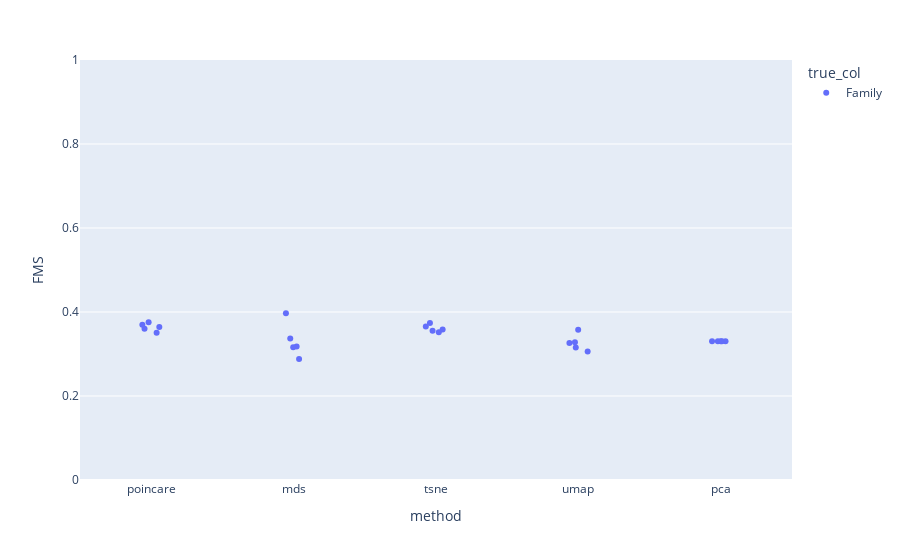

The notebook cell saved with this chart:
### Markdown cell above
### FMS

### Code cell
fig = px.strip(df_results_clust, x='method', y='FMS', color = "true_col")
fig.update_yaxes(range = [0,1])
fig.show()

# Need to add the original poincaré method

### Figure 1 — Plotly figure (JSON) as saved in the notebook; plotly's stock layout.template omitted (floating-point values rounded to 4 significant figures)
{"data": [{"alignmentgroup": "True", "boxpoints": "all", "fillcolor": "rgba(255,255,255,0)", "hoveron": "points", "hovertemplate": "true_col=Family<br>method=%{x}<br>FMS=%{y}<extra></extra>", "legendgroup": "Family", "line": {"color": "rgba(255,255,255,0)"}, "marker": {"color": "#636efa"}, "name": "Family", "offsetgroup": "Family", "orientation": "v", "pointpos": 0, "showlegend": true, "type": "box", "x": ["poincare", "mds", "tsne", "umap", "pca", "poincare", "mds", "tsne", "umap", "pca", "poincare", "mds", "tsne", "umap", "pca", "poincare", "mds", "tsne", "umap", "pca", "poincare", "mds", "tsne", "umap", "pca"], "x0": " ", "xaxis": "x", "y": [0.3759, 0.3972, 0.3518, 0.3277, 0.3303, 0.3645, 0.288, 0.3739, 0.3576, 0.3303, 0.3506, 0.3367, 0.3653, 0.3265, 0.3303, 0.3694, 0.318, 0.3586, 0.3062, 0.3303, 0.3601, 0.3158, 0.3554, 0.3153, 0.3303], "y0": " ", "yaxis": "y"}], "layout": {"boxmode": "group", "legend": {"title": {"text": "true_col"}, "tracegroupgap": 0}, "margin": {"t": 60}, "xaxis": {"anchor": "y", "domain": [0, 1], "title": {"text": "method"}}, "yaxis": {"anchor": "x", "domain": [0, 1], "range": [0, 1], "title": {"text": "FMS"}}}}
